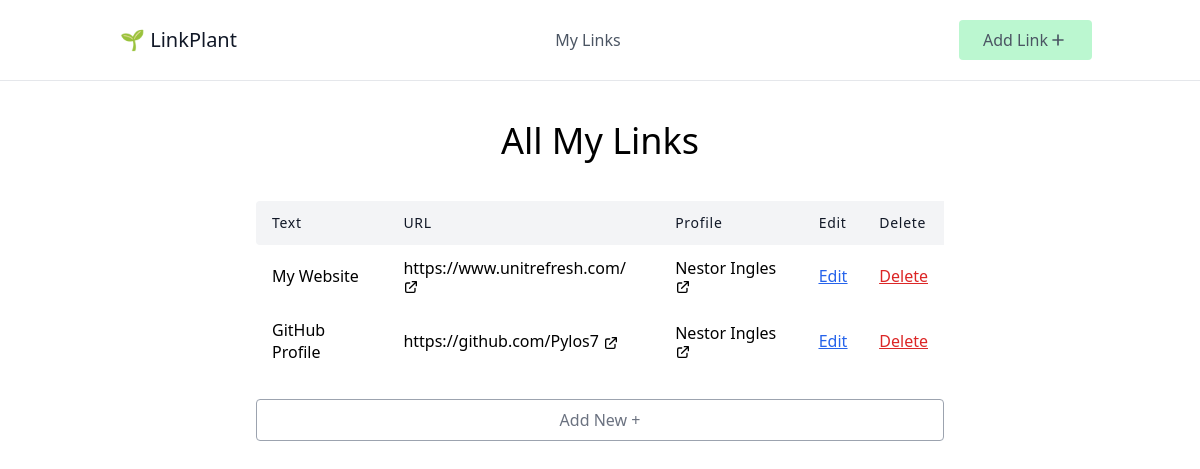
Before: / with the older database file.
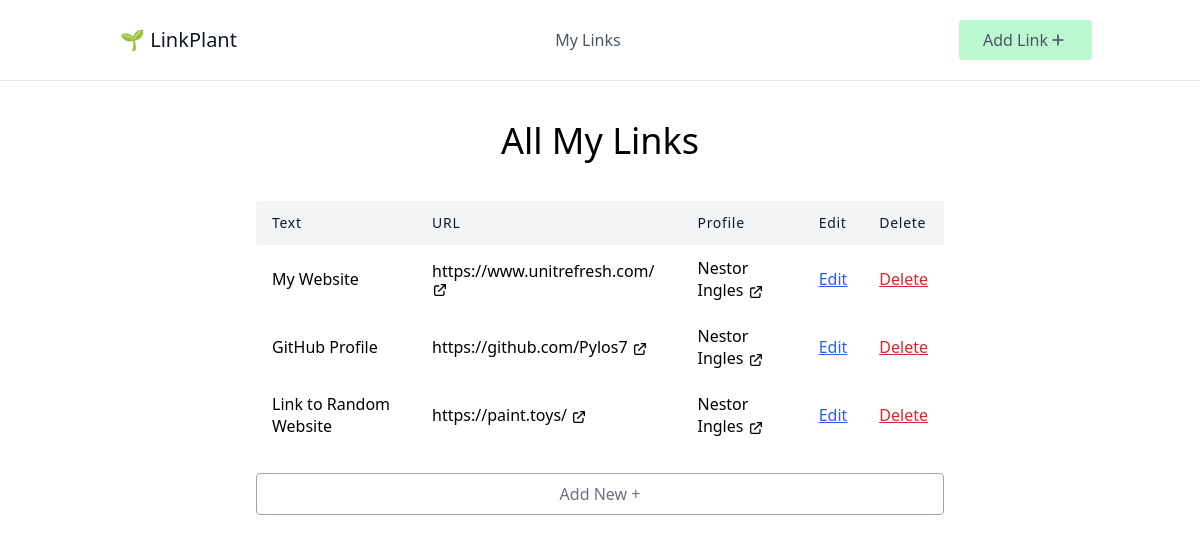
After: the same page with the newer database file.
### link_plant/models.py (models this page shows, shortened)
class Link(models.Model):
	text = models.CharField(max_length=100)
	url = models.URLField()
	profile = models.ForeignKey(Profile, on_delete=models.CASCADE, related_name="links")

class Profile(models.Model):
	BG_CHOICES = (
		('blue', 'Blue'),
		('green', 'Green'),
		('yellow', 'Yellow'),
	)
	name = models.CharField(max_length=100)
	slug = models.SlugField(max_length=100)
	bg_color = models.CharField(max_length=50, choices=BG_CHOICES)

### link_plant/views.py (the view)
# urls.py: path('', LinkListView.as_view(), name="link-list"),
class LinkListView(ListView):
    model = Link

### link_plant/templates/link_plant/link_list.html
{% extends 'link_plant/_base.html' %}
{% block content %}
<h1 class="text-4xl text-center mb-10">All My Links</h1>
<div class="w-full mx-auto overflow-auto">
    <table class="table-auto w-full text-left whitespace-no-wrap">
        <thead>
            <tr>
                <th class="px-4 py-3 title-font tracking-wider font-medium text-gray-900 text-sm bg-gray-100 rounded-tl rounded-bl">Text</th>
                <th class="px-4 py-3 title-font tracking-wider font-medium text-gray-900 text-sm bg-gray-100">URL</th>
                <th class="px-4 py-3 title-font tracking-wider font-medium text-gray-900 text-sm bg-gray-100">Profile</th>
                <th class="px-4 py-3 title-font tracking-wider font-medium text-gray-900 text-sm bg-gray-100">Edit</th>
                <th class="px-4 py-3 title-font tracking-wider font-medium text-gray-900 text-sm bg-gray-100">Delete</th>
            </tr>
        </thead>
        <tbody>
            {% for link in object_list %}
            <tr>
                <td class="px-4 py-3">{{link.text}}</td>
                <td class="px-4 py-3">
                    <a href="{{link.url}}" target="_blank">
                        {{link.url}}
                        <svg xmlns="http://www.w3.org/2000/svg" class="h-4 w-4 inline" fill="none" viewBox="0 0 24 24" stroke="currentColor" stroke-width="2">
                        <path stroke-linecap="round" stroke-linejoin="round" d="M10 6H6a2 2 0 00-2 2v10a2 2 0 002 2h10a2 2 0 002-2v-4M14 4h6m0 0v6m0-6L10 14" />
                        </svg>
                    </a>
                </td>
                <td class="px-4 py-3">
                    <a href="{% url 'profile' link.profile.slug %}" target="_blank">
                        {{link.profile.name}}
                        <svg xmlns="http://www.w3.org/2000/svg" class="h-4 w-4 inline" fill="none" viewBox="0 0 24 24" stroke="currentColor" stroke-width="2">
                        <path stroke-linecap="round" stroke-linejoin="round" d="M10 6H6a2 2 0 00-2 2v10a2 2 0 002 2h10a2 2 0 002-2v-4M14 4h6m0 0v6m0-6L10 14" />
                        </svg>
                    </a>
                <td class="px-4 py-3 underline text-blue-600"><a href="{% url 'link-update' link.id %}">Edit</a></td>
                <td class="px-4 py-3 underline text-red-600"><a href="{% url 'link-delete' link.id %}">Delete</a></td>
            </tr>
        {% endfor %}
      </tbody>
    </table>
    <a href="{% url 'link-create' %}">
        <p class="mt-6 py-2 w-full border rounded border-gray-400 text-center text-gray-500 hover:cursor-pointer hover:bg-gray-100 hover:border-gray-500">
            Add New +
        </p>
    </a>
  </div>
{% endblock content %}

Changed rows visible on the page:
added Link: text "Link to Random Website", url "https://paint.toys/", profile.name "Nestor Ingles"
